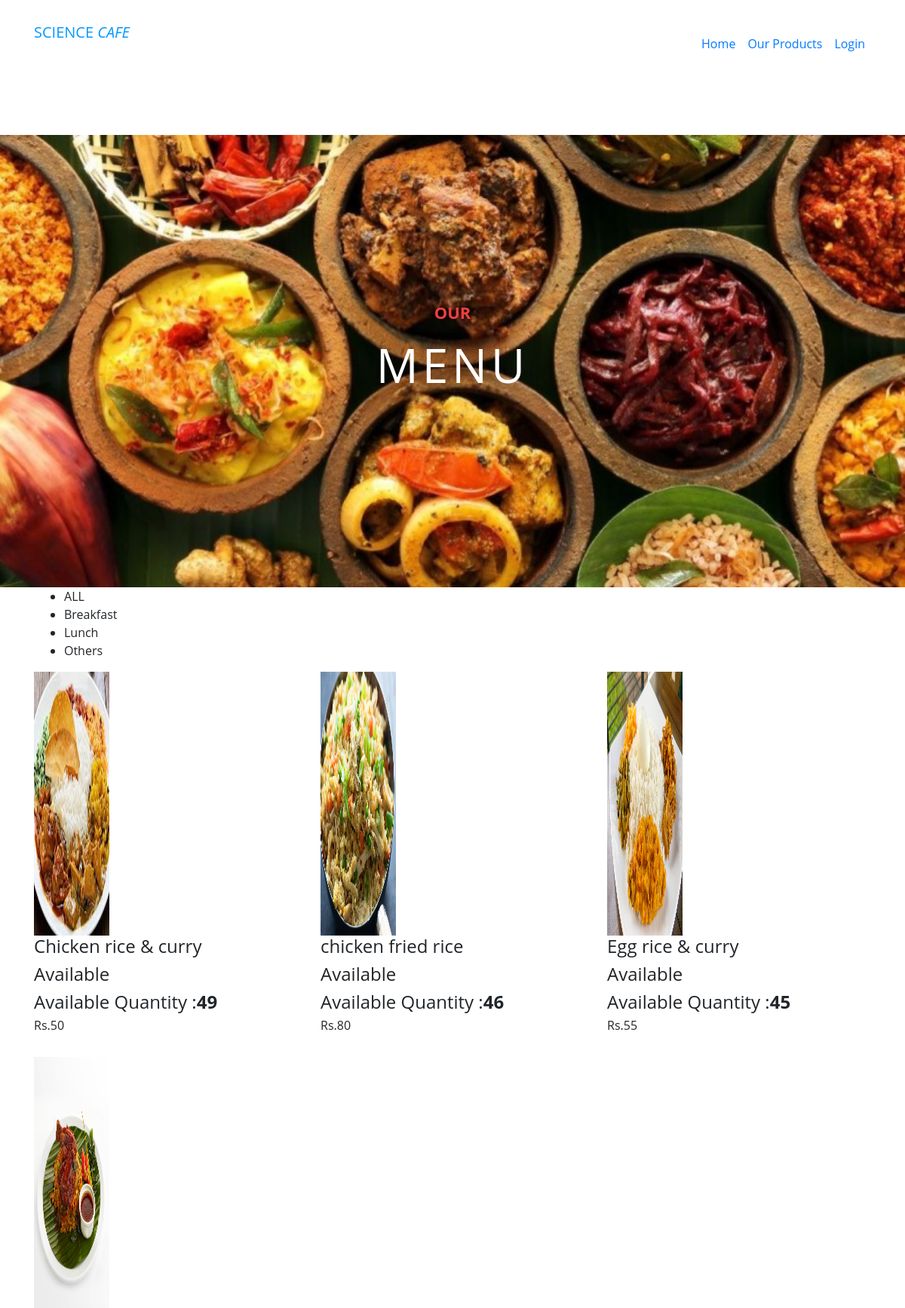
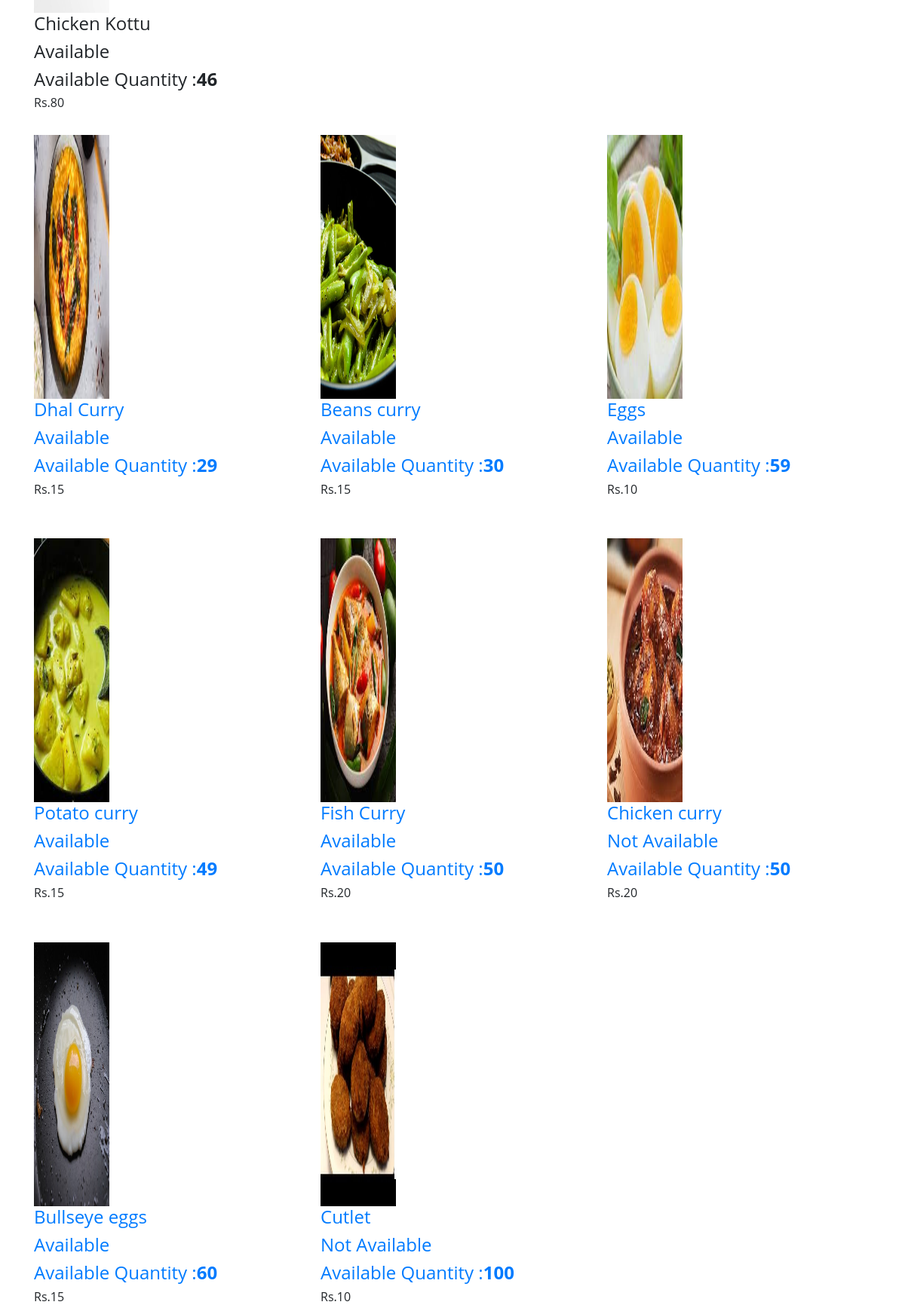
The app's page /User/food.php (upper part) with its own data (2 pictures, top to bottom).
### tables this page shows
CREATE TABLE `product` (
  `product_id` int(255) NOT NULL,
  `category_id` int(255) NOT NULL,
  `brand_id` int(255) NOT NULL,
  `product_name` varchar(150) NOT NULL,
  `product_description` varchar(1000) NOT NULL,
  `qty` int(255) NOT NULL,
  `price` int(255) NOT NULL,
  `product_image` varchar(255) NOT NULL,
  `availability` varchar(20) NOT NULL,
  `menu_id` int(20) NOT NULL
);

### User/food.php (the view, shortened to what this page needs)
<?php
include('header.php');
include_once "includes/dbh.inc.php";
?>
<div class="banner header-text">
      <div class="owl-banner owl-carousel">
        <div class="banner-item-01">
          <div class="text-content">
            <h4>Our</h4>
            <h2>Menu</h2>
          </div>
        </div>
      </div>
    </div>
<div class="products">
    <div class="container">
        <div class="row">
            <div class="col-md-12">
                <div class="filters">
                    <ul>
                        <li class="active" data-filter="*">ALL</li>
                        <li data-filter=".dev">Breakfast</li>
                        <li data-filter=".des">Lunch</li>
                        <li data-filter=".gra">Others</li>
                    </ul>
                </div>
            </div>
            <div class="col-md-12">
                <div class="filters-content">
                    <div class="row grid">
                        <?php
                        $query = "select * from product where category_id='2' && menu_id='1' ";
                        $result = mysqli_query($conn, $query);
                        ?>
                        <!DOCTYPE html>
                        <html>
                        <table>
                            <?php
                            while ($rows = mysqli_fetch_assoc($result)) {
                            ?>
                                <div class="col-lg-4 col-md-4 all des">
                                    <div class="product-item">
                                        <a <?php
                                            $prodid = $rows['product_id'];
                                            echo "href='view-food.php?id=$prodid' id='popedit'";
                                            ?>>
                                            <?php
                                            echo '<img src="includes/uploads/' . $rows['product_image'] . '" width="100px;" height="350px;"alt="product_image">'
                                            ?>
                                        </a>
                                        <div class="down-content">
                                            <a>
                                                <h4><?php echo $rows['product_name']; ?></h4>
                                                <h4><?php echo $rows['availability']; ?></h4>
                                                <h4>Available Quantity :<b><?php echo $rows['qty']; ?></b></h4>
                                            </a>
                                            <h6>Rs.<?php echo $rows['price']; ?></h6>
                                            <br>
                                        </div>
                                    </div>
                                </div>
                            <?php
                            }
                            ?>
                        </table>
                        </html>
                    </div>
                </div>
            </div>
            <div class="col-md-12">
                <div class="filters-content">
                    <div class="row grid">
                        <?php
                        $query = "select * from product where category_id='2' && menu_id='2' ";
                        $result = mysqli_query($conn, $query);
                        ?>
                        <!DOCTYPE html>
                        <html>
                        <table>
                            <?php
                            while ($rows = mysqli_fetch_assoc($result)) {
                            ?>
                                <div class="col-lg-4 col-md-4 all des">
                                    <div class="product-item">
                                    <a <?php
                                            $prodid = $rows['product_id'];
                                            echo "href='view-food.php?id=$prodid' id='popedit'";
                                            ?>>
                                            <?php
                                            echo '<img src="includes/uploads/' . $rows['product_image'] . '" width="100px;" height="350px;"alt="product_image">'
                                            ?>
                                        </a>
                                        <div class="down-content">
                                            <a href="#">
                                                <h4><?php echo $rows['product_name']; ?></h4>
                                                <h4><?php echo $rows['availability']; ?></h4>
                                                <h4>Available Quantity :<b><?php echo $rows['qty']; ?></b></h4>
                                            </a>
                                            <h6>Rs.<?php echo $rows['price']; ?></h6>
                                            <br></br>
                                        </div>
                                    </div>
                                </div>
                            <?php
                            }
                            ?>
                        </table>
                        </html>
                    </div>
                </div>
            </div>
                        <!DOCTYPE html>
                        <html>
                        </html>
                        <!DOCTYPE html>
                        <html>
                        </html>
                        <!DOCTYPE html>
                        <html>
                        </html>
        </div>
    </div>
    </div>
    <?php
include('footer.php');
?>

### User/css/templatemo-sixteen.css (style rules this page uses)
*, body { font-family: 'Open Sans', sans-serif; }
body { margin-bottom: 30px; }
h2 { font-weight: 500; font-size: 20px; line-height: normal; margin: auto; margin-bottom: 30px; text-align: center; color: #09F; }

### User/assets/css/banner.css (style rules this page uses)
.banner { position: relative; text-align: center; padding-top: 80px; }
.banner-item-01 { padding: 300px 0px; background-image: url(../images/food.jpeg); background-size: cover; background-repeat: no-repeat; background-position: center center; }
.banner .text-content { position: absolute; top: 50%; transform: translateY(-50%); text-align: center; width: 100%; }
.banner .text-content h4 { color: #f33f3f; font-size: 22px; text-transform: uppercase; font-weight: 700; margin-bottom: 15px; }
.banner .text-content h2 { color: #fff; font-size: 62px; text-transform: uppercase; letter-spacing: 5px; }

### records on screen
product: product_image (picture), product_name "Chicken rice & curry", availability "Available", qty "49", price "50"
product: product_image (picture), product_name "chicken fried rice", availability "Available", qty "46", price "80"
product: product_image (picture), product_name "Egg rice & curry", availability "Available", qty "45", price "55"
product: product_image (picture), product_name "Chicken Kottu", availability "Available", qty "46", price "80"
product: product_image (picture), product_name "Dhal Curry", availability "Available", qty "29", price "15"
product: product_image (picture), product_name "Beans curry", availability "Available", qty "30", price "15"
product: product_image (picture), product_name "Eggs", availability "Available", qty "59", price "10"
product: product_image (picture), product_name "Potato curry", availability "Available", qty "49", price "15"
product: product_image (picture), product_name "Fish Curry", availability "Available", qty "50", price "20"
product: product_image (picture), product_name "Chicken curry", availability "Not Available", qty "50", price "20"
product: product_image (picture), product_name "Bullseye eggs", availability "Available", qty "60", price "15"
product: product_image (picture), product_name "Cutlet", availability "Not Available", qty "100", price "10"
